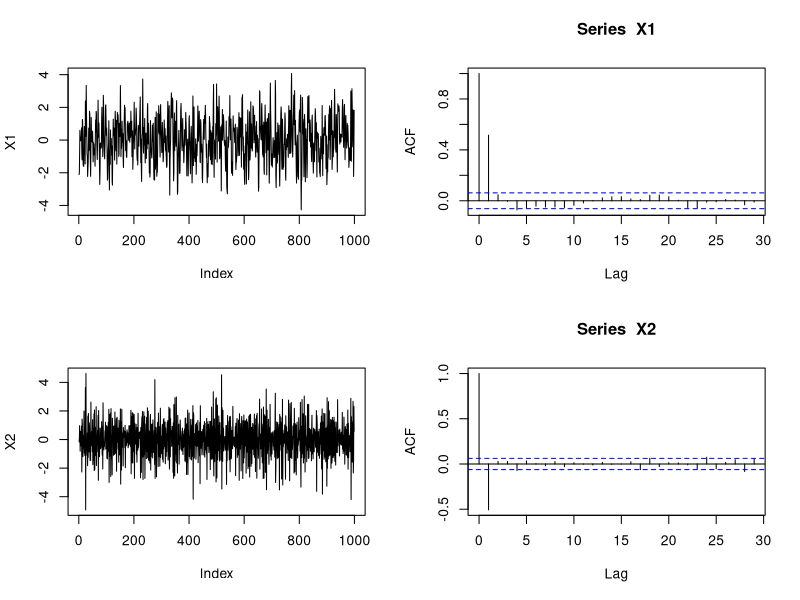

Here is the R script that generated this plot: (Note: this script raises an error after producing the figure.)
## ---- chunk 1
library(knitr)
opts_chunk$set(dev=c("png", "pdf"))
opts_chunk$set(fig.height=6, fig.width=7, fig.path="Figures/")
opts_chunk$set(comment="", fig.align="center", tidy=TRUE)
options(knitr.kable.NA = '')
library(tidyverse)
library(broom)
## ---- chunk 2
Z1 = rnorm(1000)
X1 = Z1[-1] + 0.85*Z1[-1000]
X2 = Z1[-1] - 0.85*Z1[-1000]
par(mfrow=c(2,2))
plot(X1, type="l")
acf(X1)
plot(X2, type="l")
acf(X2)
## ---- chunk 3
tourism <- read_csv(file="../data/motel.csv")
tourism <- read_csv(file="motel.csv")
tourism <- tourism |>
  mutate(Time = round(time_length(Date - min(Date), unit="month")),
         Month = factor(month(Date, label=TRUE), ordered=FALSE),
         Year = year(Date))
## ---- chunk 4
tourism.lm <- lm(RoomNights ~ Time + Month, data=tourism)
acf(resid(tourism.lm))
## ---- chunk 5
library(nlme)
## ---- chunk 6
tourism.gls <- gls(RoomNights ~ Time + Month, correlation=corAR1(), data=tourism) 
anova(tourism.gls)
## ---- chunk 7
summary(tourism.gls)
## ---- chunk 8
acf(residuals(tourism.gls, type="n"))
